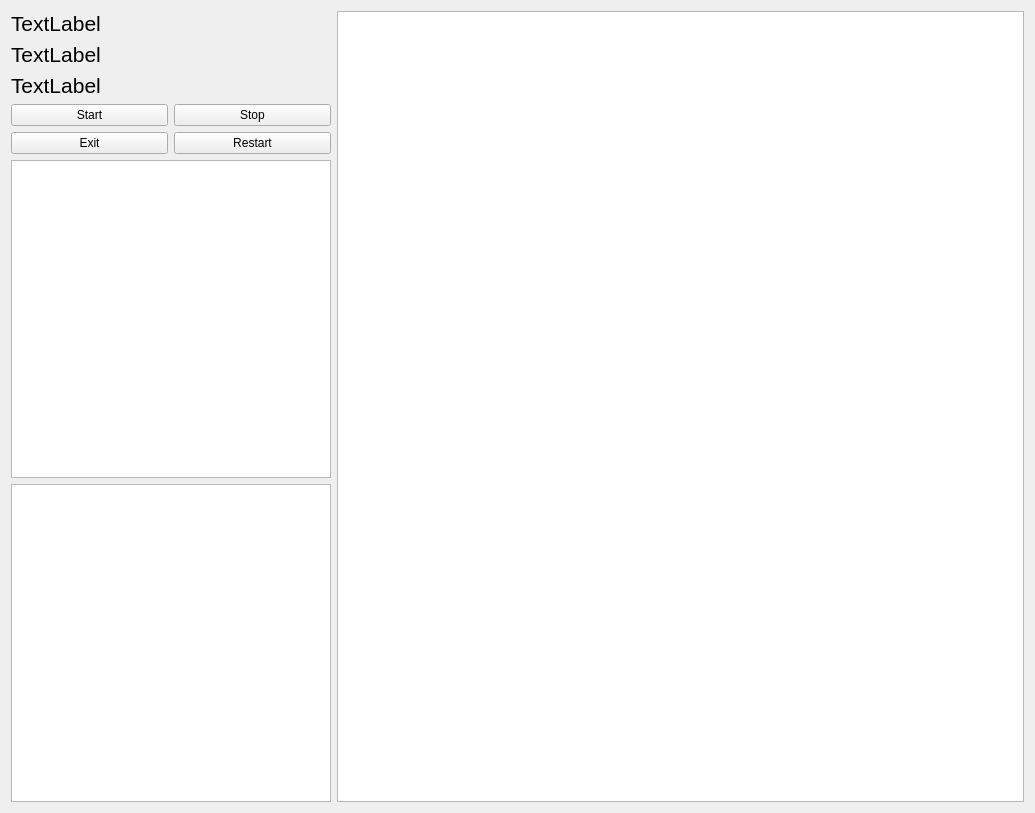
<?xml version="1.0" encoding="UTF-8"?>
<ui version="4.0">
 <class>Widgetui</class>
 <widget class="QWidget" name="Widgetui">
  <property name="geometry">
   <rect>
    <x>0</x>
    <y>0</y>
    <width>1035</width>
    <height>813</height>
   </rect>
  </property>
  <property name="sizePolicy">
   <sizepolicy hsizetype="Preferred" vsizetype="Minimum">
    <horstretch>0</horstretch>
    <verstretch>0</verstretch>
   </sizepolicy>
  </property>
  <property name="minimumSize">
   <size>
    <width>0</width>
    <height>0</height>
   </size>
  </property>
  <property name="windowTitle">
   <string>Form</string>
  </property>
  <layout class="QGridLayout" name="gridLayout_2">
   <item row="0" column="1" rowspan="4">
    <widget class="QChartView" name="pView">
     <property name="sizePolicy">
      <sizepolicy hsizetype="Expanding" vsizetype="Expanding">
       <horstretch>1</horstretch>
       <verstretch>0</verstretch>
      </sizepolicy>
     </property>
     <property name="minimumSize">
      <size>
       <width>600</width>
       <height>600</height>
      </size>
     </property>
    </widget>
   </item>
   <item row="3" column="0">
    <layout class="QGridLayout" name="gridLayout">
     <item row="0" column="0">
      <widget class="QPushButton" name="pushButton_Start">
       <property name="text">
        <string>Start</string>
       </property>
      </widget>
     </item>
     <item row="0" column="1">
      <widget class="QPushButton" name="pushButton_Stop">
       <property name="text">
        <string>Stop</string>
       </property>
      </widget>
     </item>
     <item row="1" column="0">
      <widget class="QPushButton" name="pushButton_Exit">
       <property name="text">
        <string>Exit</string>
       </property>
      </widget>
     </item>
     <item row="1" column="1">
      <widget class="QPushButton" name="pushButton_Reboot">
       <property name="text">
        <string>Restart</string>
       </property>
      </widget>
     </item>
     <item row="2" column="0" colspan="2">
      <widget class="QChartView" name="effView">
       <property name="minimumSize">
        <size>
         <width>320</width>
         <height>200</height>
        </size>
       </property>
      </widget>
     </item>
     <item row="3" column="0" colspan="2">
      <widget class="QChartView" name="profView">
       <property name="minimumSize">
        <size>
         <width>320</width>
         <height>200</height>
        </size>
       </property>
      </widget>
     </item>
    </layout>
   </item>
   <item row="2" column="0">
    <widget class="QLabel" name="label_L">
     <property name="font">
      <font>
       <pointsize>16</pointsize>
      </font>
     </property>
     <property name="text">
      <string>TextLabel</string>
     </property>
    </widget>
   </item>
   <item row="0" column="0">
    <widget class="QLabel" name="label_Eta">
     <property name="font">
      <font>
       <pointsize>16</pointsize>
      </font>
     </property>
     <property name="text">
      <string>TextLabel</string>
     </property>
    </widget>
   </item>
   <item row="1" column="0">
    <widget class="QLabel" name="label_delta">
     <property name="font">
      <font>
       <pointsize>16</pointsize>
      </font>
     </property>
     <property name="text">
      <string>TextLabel</string>
     </property>
    </widget>
   </item>
  </layout>
 </widget>
 <customwidgets>
  <customwidget>
   <class>QChartView</class>
   <extends>QGraphicsView</extends>
   <header>QCharts</header>
  </customwidget>
 </customwidgets>
 <resources/>
 <connections/>
</ui>
